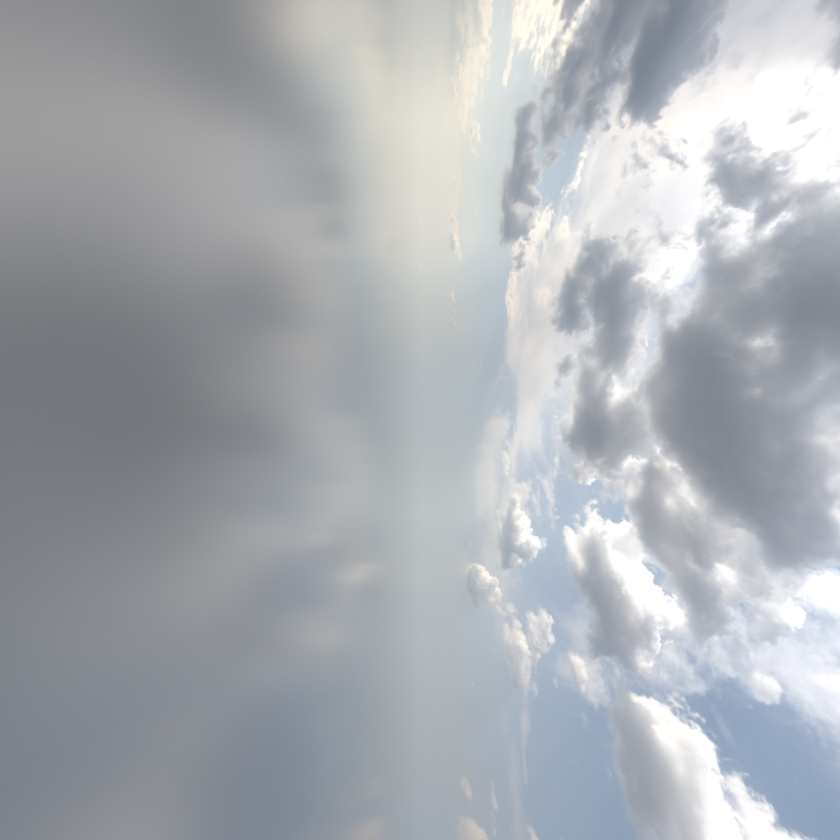
#> input picture art/custom_skies/cumulus/nx.png, 840 x 840 px, shrunk from 1024 x 1024 before the run; its folder holds only this picture in this run
$ python hdri.py cumulus/nx.png
#> lines starting #> are read from the running program, lines starting #| are printed output that depends on the picture
import cv2
from PIL import Image
import numpy as np
import glob
from os import path, remove, getenv
from pathlib import Path
import sys

def generate_mapping_data(image_width):
    out_tex_width = image_width
    out_tex_height = image_width * 3 // 4
    face_edge_size = out_tex_width / 4

    out_mapping = np.zeros((out_tex_height, out_tex_width, 2), dtype="f4")
    xyz = np.zeros((out_tex_height * out_tex_width // 2, 3), dtype="f4")
    vals = np.zeros((out_tex_height * out_tex_width // 2, 3), dtype="i4")

    start, end = 0, 0
    pix_column_range_1 = np.arange(0, face_edge_size * 3)
    pix_column_range_2 = np.arange(face_edge_size, face_edge_size * 2)
    for col_idx in range(out_tex_width):

        face = int(col_idx / face_edge_size)
        col_pix_range = pix_column_range_1 if face == 1 else pix_column_range_2

        end += len(col_pix_range)
        vals[start:end, 0] = col_pix_range
        vals[start:end, 1] = col_idx
        vals[start:end, 2] = face
        start = end

    col_pix_range, col_idx, face = vals.T
    face[col_pix_range < face_edge_size] = 4  # top
    face[col_pix_range >= 2 * face_edge_size] = 5  # bottom

    a = 2.0 * col_idx / face_edge_size
    b = 2.0 * col_pix_range / face_edge_size
    one_arr = np.ones(len(a))
    for k in range(6):
        face_idx = face == k

        one_arr_idx = one_arr[face_idx]
        a_idx = a[face_idx]
        b_idx = b[face_idx]

        if k == 0: # X-positive face mapping
           vals_to_use = [one_arr_idx, a_idx - 1.0, 3.0 - b_idx]
        elif k == 1: # Y-positive face mapping
           vals_to_use = [3.0-a_idx, one_arr_idx, 3.0 - b_idx]
        elif k == 2: # X-negative face mapping
           vals_to_use = [-one_arr_idx, 5.0 - a_idx, 3.0 - b_idx]
        elif k == 3: # Y-negative face mapping
           vals_to_use = [a_idx - 7.0, -one_arr_idx, 3.0 - b_idx]
        elif k == 4: # Z-positive face mapping
           vals_to_use = [3.0 - a_idx, b_idx - 1.0, one_arr_idx]
        elif k == 5: # bottom face mapping
           vals_to_use = [3.0 - a_idx, 5.0 - b_idx, -one_arr_idx]

        xyz[face_idx] = np.array(vals_to_use).T

    x, y, z = xyz.T
    phi = np.arctan2(y, x)
    r_proj_xy = np.sqrt(x**2 + y**2)
    theta = np.pi / 2 - np.arctan2(z, r_proj_xy)

    uf = 4.0 * face_edge_size * phi / (2.0 * np.pi) % out_tex_width
    vf = 2.0 * face_edge_size * theta / np.pi

    out_mapping[col_pix_range, col_idx, 0] = uf
    out_mapping[col_pix_range, col_idx, 1] = vf

    return out_mapping[:, :, 0], out_mapping[:, :, 1]


def extract_cubemap_faces_from_cross(cubemap_texture, face_size):
    cubemap_faces = {}

    face_positions = {
        'pz':    (face_size, 0, None),
        'px':   (face_size, face_size, cv2.ROTATE_90_COUNTERCLOCKWISE),
        'nz':  (face_size, face_size*2, cv2.ROTATE_180),
        'nx':  (face_size, face_size*3, cv2.ROTATE_90_CLOCKWISE),
        'py': (0, face_size, cv2.ROTATE_90_COUNTERCLOCKWISE),
        'ny':   (face_size*2, face_size, None),
    }

    for face, (y_start, x_start, rot) in face_positions.items():
        x_end = x_start + face_size
        y_end = y_start + face_size

        face_image = cubemap_texture[y_start:y_end, x_start:x_end]
        if rot is not None: face_image = cv2.rotate(face_image, rot)
        cubemap_faces[face] = face_image

    return cubemap_faces

dir = path.dirname(path.realpath(__file__))
# dir = Path(path.join(getenv('LOCALAPPDATA'), "BeamNG.drive\\0.32\\mods\\unpacked\\foliage_sss\\art\\skies")).resolve().as_posix()

def adjust_exposure(image, exposure):
    return np.clip(image * exposure, 0, 255).astype(np.uint8)

def gamma_correction(image, gamma):
    invGamma = 1.0 / gamma
    table = np.array([((i / 255.0) ** invGamma) * 255 for i in np.arange(0, 256)]).astype("uint8")
    return cv2.LUT(image, table)

if len(sys.argv) < 2:
    print("No image specified")
    exit()

if not sys.argv[1].endswith(".hdr"):
    ldr_image_rgb = cv2.imread(sys.argv[1], cv2.IMREAD_UNCHANGED)
#> ldr_image_rgb is the input picture: shape (840, 840, 3); mean B, G, R 179.5, 174.3, 170.2
    ldr_image_rgb = cv2.cvtColor(ldr_image_rgb, cv2.COLOR_BGR2RGB)
else:
    # tonemap = cv2.createTonemapDrago(gamma=2, saturation=1)
    # tonemap = cv2.xphoto.createTonemapDurand(2.2)
    # tonemap = cv2.createTonemapReinhard(gamma=1, intensity=1, light_adapt=1, color_adapt=0)
    tonemap = cv2.createTonemapMantiuk(gamma=1, scale=1, saturation=0.6)

    hdr_image = cv2.imread(sys.argv[1], cv2.IMREAD_UNCHANGED)
    ldr_image = tonemap.process(hdr_image)
    #ldr_image = adjust_exposure(hdr_image, 1)
    #ldr_image = gamma_correction(ldr_image, 1.68)

    ldr_image = cv2.normalize(ldr_image, None, alpha=0, beta=255, norm_type=cv2.NORM_MINMAX)
    ldr_image_8bit = np.uint8(ldr_image)
    # ldr_image_8bit = adjust_exposure(ldr_image_8bit, 1.5)
    ldr_image_rgb = cv2.cvtColor(ldr_image_8bit, cv2.COLOR_BGR2RGB)
    # Image.fromarray(ldr_image_rgb).save(f'{dir}\\ldr_image.png')
    # exit()

filename = path.basename(sys.argv[1]).split(".")[0]

map_x_32, map_y_32 = generate_mapping_data(ldr_image_rgb.shape[1])
cubemap = cv2.remap(ldr_image_rgb, map_x_32, map_y_32, cv2.INTER_LINEAR)
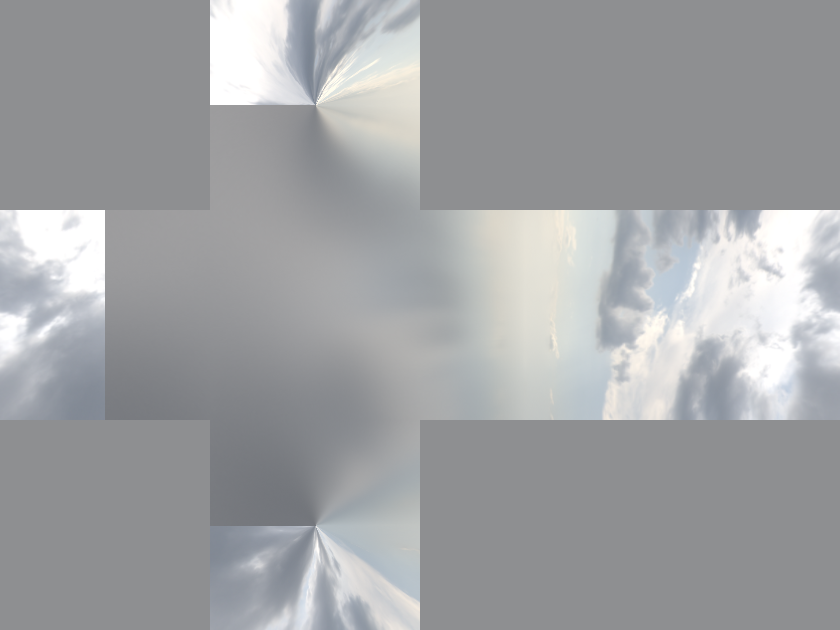
#> cubemap: shape (630, 840, 3); mean R, G, B 160.9, 162.5, 164.5

height, width, _ = cubemap.shape
#> height = 630; width = 840
face_size = width // 4
#> face_size = 210

cubemap_faces = extract_cubemap_faces_from_cross(cubemap, face_size)
#> the loop in extract_cubemap_faces_from_cross, `for face, (y_start, x_start, rot) in face_positions.items():` made 6 passes
#> pass 1, in extract_cubemap_faces_from_cross, `face_image = cubemap_texture[y_start:y_end, x_start:x_end]`:
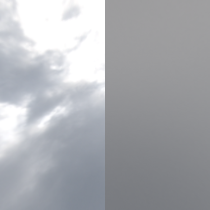
#> face_image: shape (210, 210, 3); mean R, G, B 170.4, 172.4, 176.7
#> pass 2, in extract_cubemap_faces_from_cross, `face_image = cubemap_texture[y_start:y_end, x_start:x_end]`:
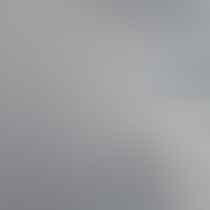
#> face_image: shape (210, 210, 3); mean R, G, B 154.8, 155.9, 158.1
#> pass 2, in extract_cubemap_faces_from_cross, `if rot is not None: face_image = cv2.rotate(face_image, rot)`:
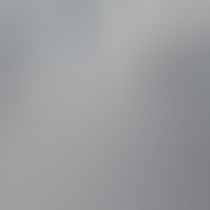
#> face_image: shape (210, 210, 3); mean R, G, B 154.8, 155.9, 158.1
#> pass 3, in extract_cubemap_faces_from_cross, `face_image = cubemap_texture[y_start:y_end, x_start:x_end]`:
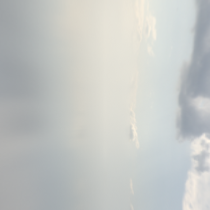
#> face_image: shape (210, 210, 3); mean R, G, B 196.4, 199.2, 196.7
#> after the loop in extract_cubemap_faces_from_cross, `for face, (y_start, x_start, rot) in face_positions.items():`: cubemap_faces = 6 items
#> cubemap_faces = 6 items

Path(f'{dir}\\{filename}').mkdir(parents=True, exist_ok=True)

# imgOut = Image.fromarray(cubemap)
# imgOut.save(f'{dir}\\{filename}_cubemap.png')

for face_name, face_image in cubemap_faces.items():
    Image.fromarray(face_image).save(f'{dir}\\{filename}\\{face_name}.png')
#> this loop made 6 passes
#> face_name on passes 1 to 6: 'pz', 'px', 'nz', 'nx', 'py', 'ny'

#remove(hdr_files[0])

$ run again, on art/custom_skies/overcast/nz.png
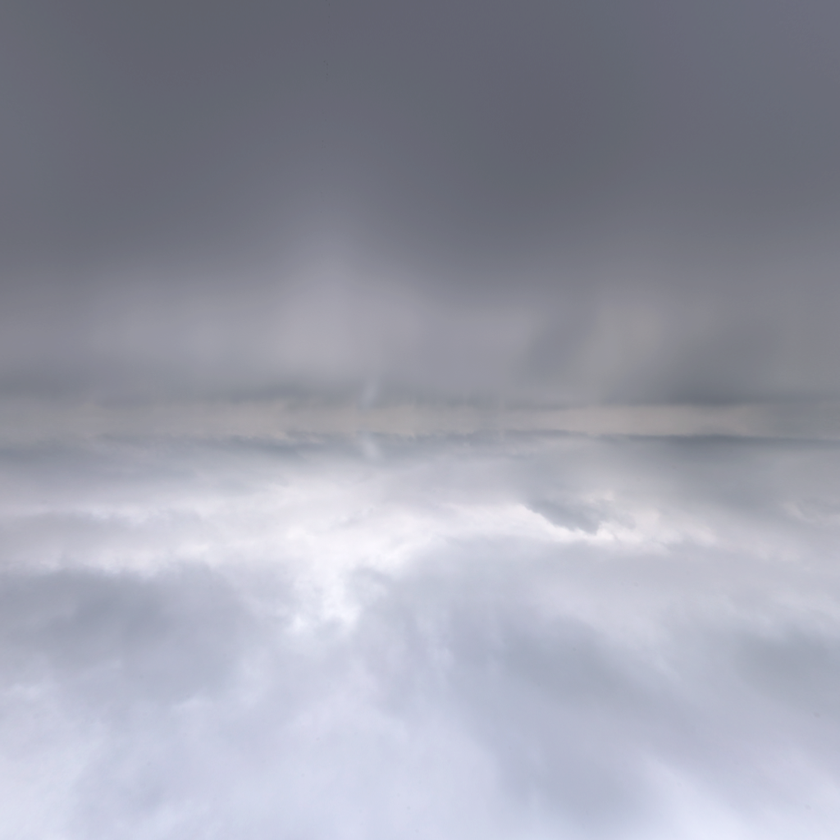
#> input picture art/custom_skies/overcast/nz.png, 840 x 840 px, shrunk from 1024 x 1024 before the run
#> ldr_image_rgb is the input picture: shape (840, 840, 3); mean B, G, R 170.1, 157.2, 155.1
#> `cubemap = cv2.remap(ldr_image_rgb, map_x_32, map_y_32, cv2.INTER_LINEAR)`:
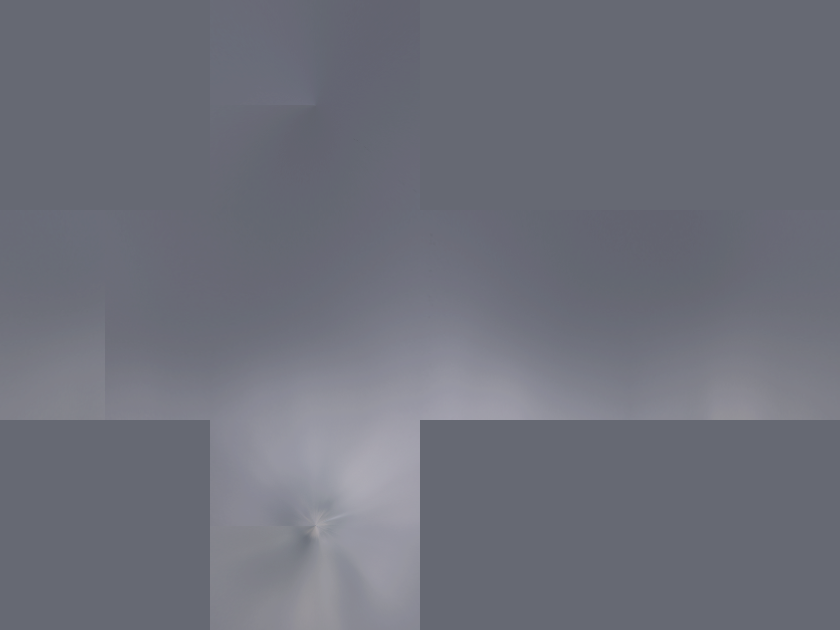
#> cubemap: shape (630, 840, 3); mean R, G, B 110, 112.2, 122.7
#> the loop in extract_cubemap_faces_from_cross, `for face, (y_start, x_start, rot) in face_positions.items():` made 6 passes
#> pass 3, in extract_cubemap_faces_from_cross, `face_image = cubemap_texture[y_start:y_end, x_start:x_end]`:
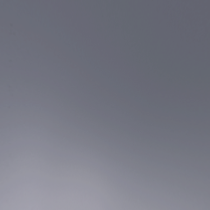
#> face_image: shape (210, 210, 3); mean R, G, B 118.1, 119.7, 131.3
#> after the loop in extract_cubemap_faces_from_cross, `for face, (y_start, x_start, rot) in face_positions.items():`: cubemap_faces = 6 items
#> the loop `for face_name, face_image in cubemap_faces.items():` made 6 passes
#> face_name on passes 1 to 6: 'pz', 'px', 'nz', 'nx', 'py', 'ny'

$ run again, on art/custom_skies/partially_cloudy/nx.png
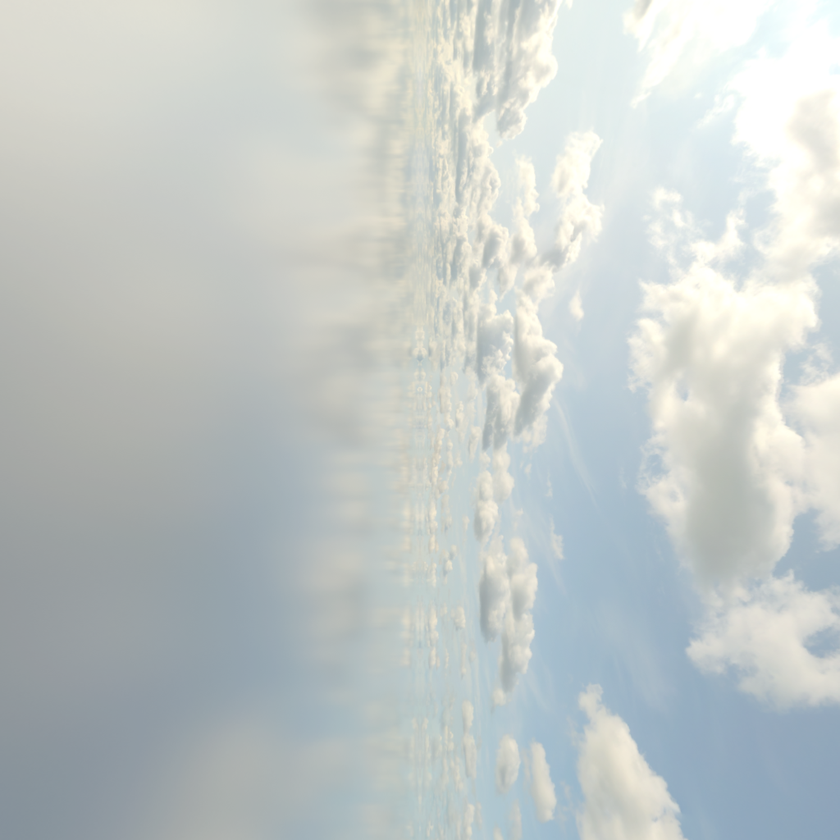
#> input picture art/custom_skies/partially_cloudy/nx.png, 840 x 840 px, shrunk from 1024 x 1024 before the run
#> ldr_image_rgb is the input picture: shape (840, 840, 3); mean B, G, R 199.4, 200.9, 194.6
#> `cubemap = cv2.remap(ldr_image_rgb, map_x_32, map_y_32, cv2.INTER_LINEAR)`:
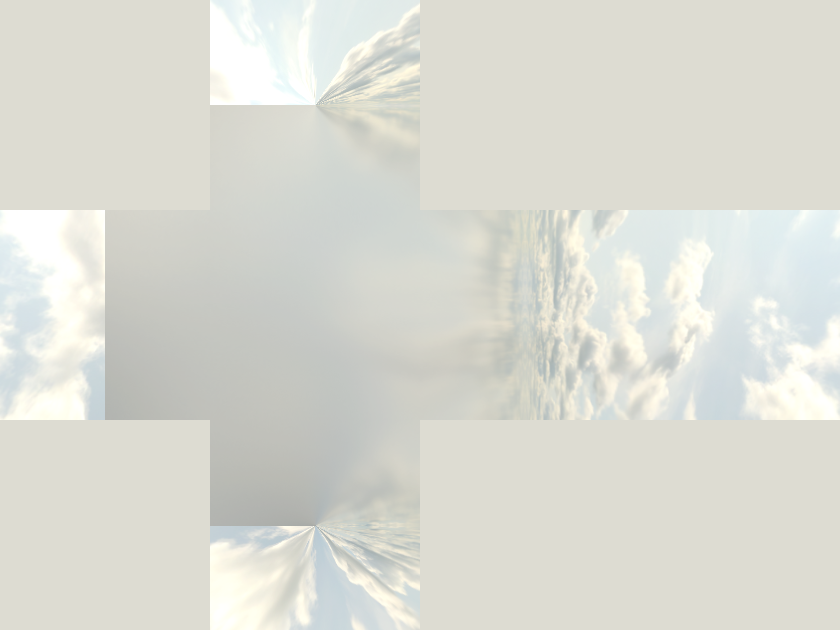
#> cubemap: shape (630, 840, 3); mean R, G, B 218.7, 219.5, 211.4
#> the loop in extract_cubemap_faces_from_cross, `for face, (y_start, x_start, rot) in face_positions.items():` made 6 passes
#> pass 3, in extract_cubemap_faces_from_cross, `face_image = cubemap_texture[y_start:y_end, x_start:x_end]`:
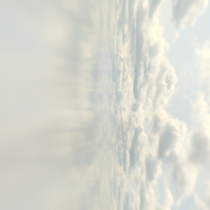
#> face_image: shape (210, 210, 3); mean R, G, B 215.5, 216.5, 206.8
#> after the loop in extract_cubemap_faces_from_cross, `for face, (y_start, x_start, rot) in face_positions.items():`: cubemap_faces = 6 items
#> the loop `for face_name, face_image in cubemap_faces.items():` made 6 passes
#> face_name on passes 1 to 6: 'pz', 'px', 'nz', 'nx', 'py', 'ny'
